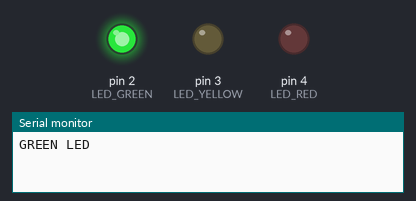
Recording of a sketch running on a simulated Arduino Uno, built with avr-gcc and run on an emulated ATmega328P. Shown: output pins drawn as LEDs (lit = HIGH), the last lines printed to the serial monitor.

Above: at 3.0 s.
At 7.5 s:
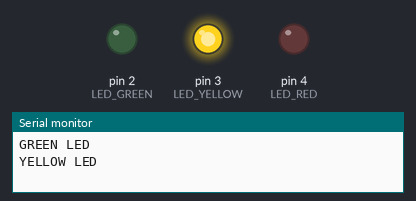
At 12.0 s:
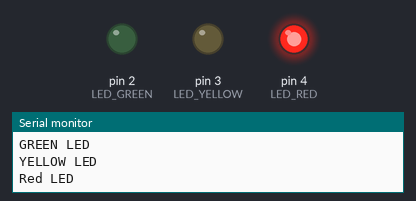
Timing chart, 0 to 19.5 s (numbered marks = the images above):
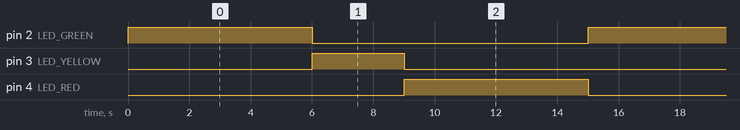

Measured:
- by itself, pin 2 (LED_GREEN), pin 4 (LED_RED): alternates HIGH for 6.0 s and LOW for 9.0 s
- by itself, pin 3 (LED_YELLOW): alternates HIGH for 3.0 s and LOW for 12.0 s
- by itself, everything shown: repeats every 15.0 s, in 3 steps

The sketch:

SimpleTrafficLights.ino
```cpp
// variables
int LED_GREEN = 2;
int LED_YELLOW = 3;
int LED_RED = 4;
#define DELAY_G 6000
#define DELAY_Y 3000
#define DELAY_R 6000


// basic functions
void setup()
{
  pinMode(LED_GREEN, OUTPUT);
  pinMode(LED_YELLOW, OUTPUT);
  pinMode(LED_RED, OUTPUT);
}

void loop()
{
  Serial.begin(9600);
  green();
  delay(DELAY_G);
  yellow();
  delay(DELAY_Y);
  red();
  delay(DELAY_R);
}
void red()
{
  Serial.println("Red LED");
  digitalWrite(LED_GREEN, LOW);
  digitalWrite(LED_YELLOW, LOW);
  digitalWrite(LED_RED, HIGH);
}
void yellow()
{
  Serial.println("YELLOW LED");
  digitalWrite(LED_GREEN, LOW);
  digitalWrite(LED_YELLOW, HIGH);
  digitalWrite(LED_RED, LOW);
}
void green()
{
  Serial.println("GREEN LED");
  digitalWrite(LED_GREEN, HIGH);
  digitalWrite(LED_YELLOW, LOW);
  digitalWrite(LED_RED, LOW);
}
```
